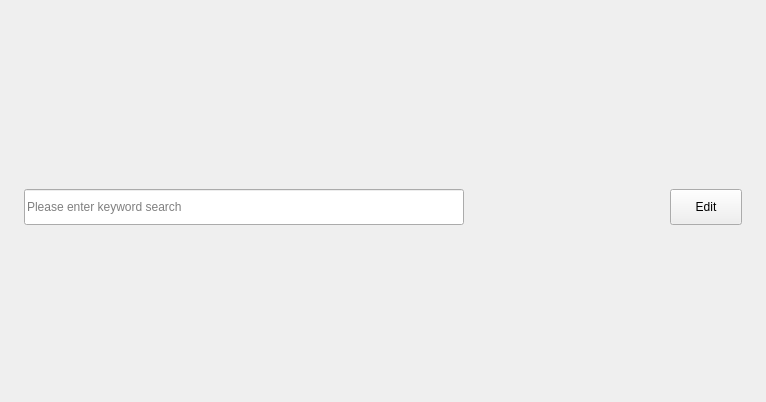
<?xml version="1.0" encoding="UTF-8"?>
<ui version="4.0">
 <class>PMDevicePage</class>
 <widget class="QWidget" name="PMDevicePage">
  <property name="geometry">
   <rect>
    <x>0</x>
    <y>0</y>
    <width>766</width>
    <height>402</height>
   </rect>
  </property>
  <property name="windowTitle">
   <string>Form</string>
  </property>
  <property name="styleSheet">
   <string notr="true"/>
  </property>
  <layout class="QVBoxLayout" name="verticalLayout">
   <property name="spacing">
    <number>10</number>
   </property>
   <property name="leftMargin">
    <number>24</number>
   </property>
   <property name="topMargin">
    <number>16</number>
   </property>
   <property name="rightMargin">
    <number>0</number>
   </property>
   <property name="bottomMargin">
    <number>4</number>
   </property>
   <item>
    <layout class="QHBoxLayout" name="horizontalLayout">
     <property name="spacing">
      <number>10</number>
     </property>
     <property name="rightMargin">
      <number>24</number>
     </property>
     <item>
      <widget class="QLabel" name="m_title">
       <property name="text">
        <string/>
       </property>
      </widget>
     </item>
     <item>
      <spacer name="horizontalSpacer">
       <property name="orientation">
        <enum>Qt::Horizontal</enum>
       </property>
       <property name="sizeHint" stdset="0">
        <size>
         <width>40</width>
         <height>20</height>
        </size>
       </property>
      </spacer>
     </item>
     <item>
      <widget class="QLabel" name="m_records">
       <property name="text">
        <string/>
       </property>
      </widget>
     </item>
    </layout>
   </item>
   <item>
    <widget class="QWidget" name="m_control_line" native="true">
     <layout class="QHBoxLayout" name="horizontalLayout_2">
      <property name="spacing">
       <number>10</number>
      </property>
      <property name="leftMargin">
       <number>0</number>
      </property>
      <property name="topMargin">
       <number>0</number>
      </property>
      <property name="rightMargin">
       <number>24</number>
      </property>
      <property name="bottomMargin">
       <number>0</number>
      </property>
      <item>
       <widget class="QLineEdit" name="m_search">
        <property name="minimumSize">
         <size>
          <width>440</width>
          <height>36</height>
         </size>
        </property>
        <property name="maximumSize">
         <size>
          <width>440</width>
          <height>36</height>
         </size>
        </property>
        <property name="placeholderText">
         <string>Please enter keyword search</string>
        </property>
       </widget>
      </item>
      <item>
       <spacer name="horizontalSpacer_2">
        <property name="orientation">
         <enum>Qt::Horizontal</enum>
        </property>
        <property name="sizeHint" stdset="0">
         <size>
          <width>40</width>
          <height>20</height>
         </size>
        </property>
       </spacer>
      </item>
      <item>
       <widget class="QPushButton" name="m_edit">
        <property name="minimumSize">
         <size>
          <width>72</width>
          <height>36</height>
         </size>
        </property>
        <property name="maximumSize">
         <size>
          <width>72</width>
          <height>36</height>
         </size>
        </property>
        <property name="text">
         <string>Edit</string>
        </property>
       </widget>
      </item>
     </layout>
    </widget>
   </item>
   <item>
    <widget class="KS::FPFileTable" name="m_table" native="true"/>
   </item>
  </layout>
 </widget>
 <customwidgets>
  <customwidget>
   <class>KS::FPFileTable</class>
   <extends>QWidget</extends>
   <header>src/ui/file-protected/fp-file-table.h</header>
   <container>1</container>
  </customwidget>
 </customwidgets>
 <resources/>
 <connections/>
</ui>
